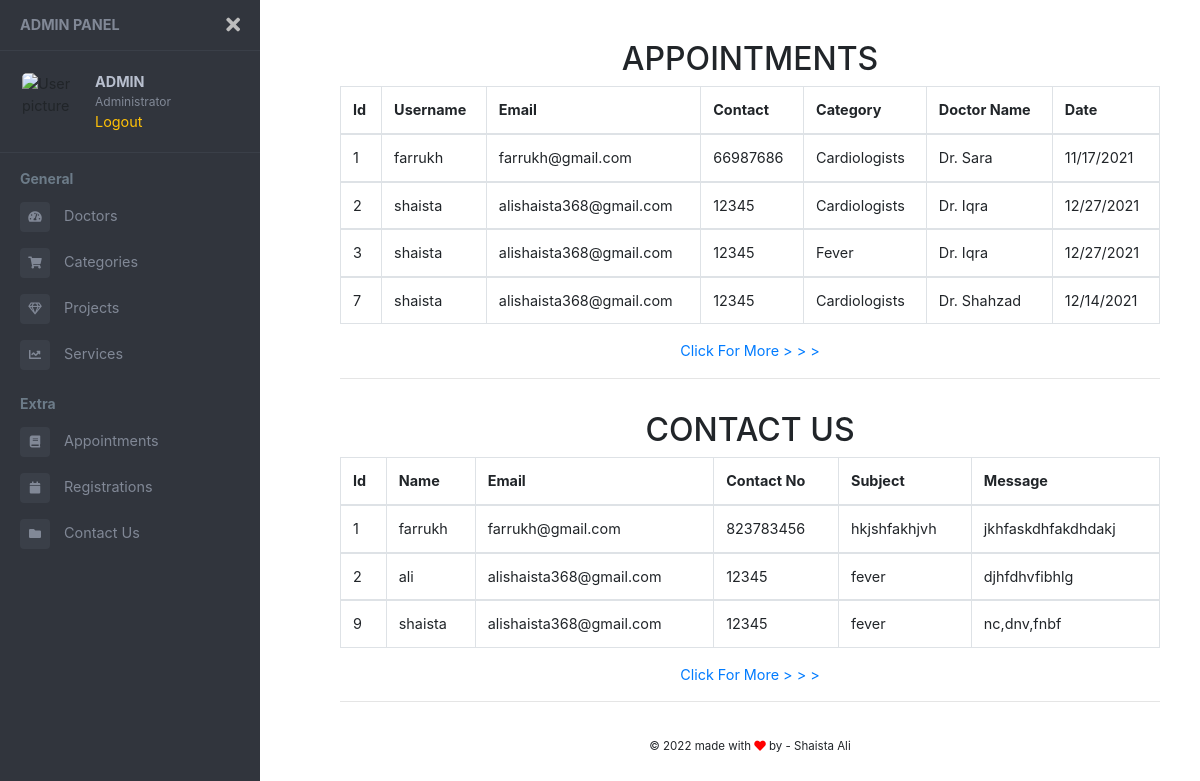
/admin/dashboard.php (signed in), run on the app's committed database.
### tables this page shows
CREATE TABLE `appointments` (
  `id` int(11) NOT NULL,
  `username` varchar(100) DEFAULT NULL,
  `email` varchar(100) DEFAULT NULL,
  `contact` varchar(100) DEFAULT NULL,
  `category_id` int(11) DEFAULT NULL,
  `doctor_id` int(11) DEFAULT NULL,
  `date` varchar(100) DEFAULT NULL
);

CREATE TABLE `categories` (
  `id` int(11) NOT NULL,
  `category` varchar(100) NOT NULL
);

CREATE TABLE `doctors` (
  `id` int(11) NOT NULL,
  `name` varchar(100) DEFAULT NULL,
  `image` varchar(100) NOT NULL,
  `category_id` int(11) DEFAULT NULL
);

CREATE TABLE `contact_us` (
  `id` int(11) NOT NULL,
  `name` varchar(100) NOT NULL,
  `email` varchar(100) NOT NULL,
  `phone_number` varchar(100) NOT NULL,
  `msg_subject` varchar(100) NOT NULL,
  `message` text NOT NULL
);

### admin/dashboard.php (the view, shortened to what this page needs)
<?php
  include "../connection.php";
?>
<!DOCTYPE html>
<html lang="en">
<head>
    <link rel="stylesheet" href="https://maxcdn.bootstrapcdn.com/bootstrap/4.0.0/css/bootstrap.min.css"
>
    <link href="https://use.fontawesome.com/releases/v5.0.6/css/all.css" rel="stylesheet">
    <link href="//maxcdn.bootstrapcdn.com/bootstrap/4.0.0/css/bootstrap.min.css" rel="stylesheet" id="bootstrap-css">
</head>
<body>
<div class="page-wrapper chiller-theme toggled">
  <nav id="sidebar" class="sidebar-wrapper">
    <div class="sidebar-content">
      <div class="sidebar-brand">
        <a href="#">Admin Panel</a>
        <div id="close-sidebar">
          <i class="fas fa-times"></i>
        </div>
      </div>
      <div class="sidebar-header">
        <div class="user-pic">
          <img class="img-responsive img-rounded" src="https://raw.githubusercontent.com/azouaoui-med/pro-sidebar-template/gh-pages/src/img/user.jpg"
            alt="User picture">
        </div>
        <div class="user-info">
          <span class="user-name">
            <strong class="text-uppercase"><?php echo $_SESSION['username'] ?></strong>
          </span>
          <span class="user-role">Administrator</span>
          <span>
            <a href="logout.php" class="text-warning">Logout</a>
          </span>
        </div>
      </div>
      <div class="sidebar-menu">
        <ul>
          <li class="header-menu">
            <span>General</span>
          </li>
          <li class="sidebar-dropdown">
            <a href="doctors.php">
              <i class="fa fa-tachometer-alt"></i>
              <span>Doctors</span>
            </a>
          </li>
          <li class="sidebar-dropdown">
            <a href="categories.php">
              <i class="fa fa-shopping-cart"></i>
              <span>Categories</span>
            </a>
          </li>
          <li class="sidebar-dropdown">
            <a href="projects.php">
              <i class="far fa-gem"></i>
              <span>Projects</span>
            </a>
          </li>
          <li class="sidebar-dropdown">
            <a href="services.php">
              <i class="fa fa-chart-line"></i>
              <span>Services</span>
            </a>
          </li>
          <li class="header-menu">
            <span>Extra</span>
          </li>
          <li>
            <a href="appointments.php">
              <i class="fa fa-book"></i>
              <span>Appointments</span>
            </a>
          </li>
          <li>
            <a href="registrations.php">
              <i class="fa fa-calendar"></i>
              <span>Registrations</span>
            </a>
          </li>
          <li>
            <a href="contact-us.php">
              <i class="fa fa-folder"></i>
              <span>Contact Us</span>
            </a>
          </li>
        </ul>
      </div>
    </div>
  </nav>
  <main class="page-content">
    <div class="container-fluid">
      <div class="row">
        <div class="form-group col-md-12">
          <h2 class="text-center text-uppercase">Appointments</h2>
          <table class="table table-bordered">
            <tr>
              <thead>
                <th>Id</th>
                <th>Username</th>
                <th>Email</th>
                <th>Contact</th>
                <th>Category</th>
                <th>Doctor Name</th>
                <th>Date</th>
              </thead>
            </tr>
            <?php
            $fetch = mysqli_query($con,"SELECT appointments.id, appointments.username, appointments.email, appointments.contact, categories.category, doctors.name, appointments.date FROM appointments INNER JOIN categories ON appointments.category_id = categories.id INNER JOIN doctors ON appointments.doctor_id = doctors.id;");
            while ($row = mysqli_fetch_array($fetch)) {
            ?>
            <tr>
              <tbody>
                <td><?php echo $row['id']; ?></td>
                <td><?php echo $row['username']; ?></td>
                <td><?php echo $row['email']; ?></td>
                <td><?php echo $row['contact']; ?></td>
                <td><?php echo $row['category']; ?></td>
                <td><?php echo $row['name']; ?></td>
                <td><?php echo $row['date']; ?></td>
              </tbody>
            </tr>
          <?php } ?>
          </table>
          <div class="text-center"><a href="">Click For More > > ></a></div>
          <hr>
        </div>
        <div class="form-group col-md-12">
          <h2 class="text-center text-uppercase">Contact Us</h2>
          <table class="table table-bordered">
            <tr>
              <thead>
                <th>Id</th>
                <th>Name</th>
                <th>Email</th>
                <th>Contact No</th>
                <th>Subject</th>
                <th>Message</th>
              </thead>
            </tr>
            <?php
            $fetch = mysqli_query($con,"SELECT * FROM contact_us LIMIT 3");
            while ($row = mysqli_fetch_array($fetch)) {
            ?>
            <tr>
              <tbody>
                <td><?php echo $row['id']; ?></td>
                <td><?php echo $row['name']; ?></td>
                <td><?php echo $row['email']; ?></td>
                <td><?php echo $row['phone_number']; ?></td>
                <td><?php echo $row['msg_subject']; ?></td>
                <td><?php echo $row['message']; ?></td>
              </tbody>
            </tr>
          <?php } ?>
          </table>
          <div class="text-center"><a href="">Click For More > > ></a></div>
          <hr>
        </div>
      </div>
      <footer class="text-center">
        <div class="mb-2">
          <small>
            © 2022 made with <i class="fa fa-heart" style="color:red"></i> by - <a target="_blank">
              Shaista Ali
            </a>
          </small>
        </div>
      </footer>
    </div>
  </main>
</div>
</body>
</html>

### admin/dashboard.php (style rules this page uses)
body { font-size: 0.9rem; }
.page-wrapper .sidebar-wrapper, .sidebar-wrapper .sidebar-brand > a, .sidebar-wrapper .sidebar-dropdown > a:after, .sidebar-wrapper .sidebar-menu .sidebar-dropdown .sidebar-submenu li a:before, .sidebar-wrapper ul li a i, .page-wrapper .page-content, .sidebar-wrapper .sidebar-search input.search-menu, .sidebar-wrapper .sidebar-search .input-group-text, .sidebar-wrapper .sidebar-menu ul li a, #show-sidebar, #close-sidebar { -webkit-transition: all 0.3s ease; -moz-transition: all 0.3s ease; -ms-transition: all 0.3s ease; -o-transition: all 0.3s ease; transition: all 0.3s ease; }
.page-wrapper { height: 100vh; }
.page-wrapper.toggled .sidebar-wrapper { left: 0px; }
@media screen and (min-width: 768px) { .page-wrapper.toggled .page-content { padding-left: 300px; } }
.sidebar-wrapper { width: 260px; height: 100%; max-height: 100%; position: fixed; top: 0; left: -300px; z-index: 999; }
.sidebar-wrapper ul { list-style-type: none; padding: 0; margin: 0; }
.sidebar-wrapper a { text-decoration: none; }
.sidebar-content { max-height: calc(100% - 30px); height: calc(100% - 30px); overflow-y: auto; position: relative; }
.sidebar-wrapper .sidebar-brand { padding: 10px 20px; display: flex; align-items: center; }
.sidebar-wrapper .sidebar-brand > a { text-transform: uppercase; font-weight: bold; flex-grow: 1; }
.sidebar-wrapper .sidebar-brand #close-sidebar { cursor: pointer; font-size: 20px; }
.sidebar-wrapper .sidebar-header { padding: 20px; overflow: hidden; }
.sidebar-wrapper .sidebar-header .user-pic { float: left; width: 60px; padding: 2px; border-radius: 12px; margin-right: 15px; overflow: hidden; }
.sidebar-wrapper .sidebar-header .user-pic img { object-fit: cover; height: 100%; width: 100%; }
.sidebar-wrapper .sidebar-header .user-info { float: left; }
.sidebar-wrapper .sidebar-header .user-info > span { display: block; }
.sidebar-wrapper .sidebar-header .user-info .user-role { font-size: 12px; }
.sidebar-wrapper .sidebar-menu { padding-bottom: 10px; }
.sidebar-wrapper .sidebar-menu .header-menu span { font-weight: bold; font-size: 14px; padding: 15px 20px 5px 20px; display: inline-block; }
.sidebar-wrapper .sidebar-menu ul li a { display: inline-block; width: 100%; text-decoration: none; position: relative; padding: 8px 30px 8px 20px; }
.sidebar-wrapper .sidebar-menu ul li a i { margin-right: 10px; font-size: 12px; width: 30px; height: 30px; line-height: 30px; text-align: center; border-radius: 4px; }
.page-wrapper .page-content { display: inline-block; width: 100%; padding-left: 0px; padding-top: 20px; }
.page-wrapper .page-content > div { padding: 20px 40px; }
.page-wrapper .page-content { overflow-x: hidden; }
.chiller-theme .sidebar-wrapper { background: #31353D; }
.chiller-theme .sidebar-wrapper .sidebar-header, .chiller-theme .sidebar-wrapper .sidebar-search, .chiller-theme .sidebar-wrapper .sidebar-menu { border-top: 1px solid #3a3f48; }
.chiller-theme .sidebar-wrapper .sidebar-header .user-info .user-role, .chiller-theme .sidebar-wrapper .sidebar-header .user-info .user-status, .chiller-theme .sidebar-wrapper .sidebar-search input.search-menu, .chiller-theme .sidebar-wrapper .sidebar-search .input-group-text, .chiller-theme .sidebar-wrapper .sidebar-brand>a, .chiller-theme .sidebar-wrapper .sidebar-menu ul li a, .chiller-theme .sidebar-footer>a { color: #818896; }
.chiller-theme .sidebar-wrapper .sidebar-menu ul li:hover>a, .chiller-theme .sidebar-wrapper .sidebar-menu .sidebar-dropdown.active>a, .chiller-theme .sidebar-wrapper .sidebar-header .user-info, .chiller-theme .sidebar-wrapper .sidebar-brand>a:hover, .chiller-theme .sidebar-footer>a:hover i { color: #b8bfce; }
.page-wrapper.chiller-theme.toggled #close-sidebar { color: #bdbdbd; }
.chiller-theme .sidebar-wrapper .sidebar-menu ul li a i, .chiller-theme .sidebar-wrapper .sidebar-menu .sidebar-dropdown div, .chiller-theme .sidebar-wrapper .sidebar-search input.search-menu, .chiller-theme .sidebar-wrapper .sidebar-search .input-group-text { background: #3a3f48; }
.chiller-theme .sidebar-wrapper .sidebar-menu .header-menu span { color: #6c7b88; }

### data on the page
appointments: id "1", username "farrukh", email "farrukh@gmail.com", contact "66987686", category.category "Cardiologists", doctor.name "Dr. Sara", date "11/17/2021"
appointments: id "2", username "shaista", email "alishaista368@gmail.com", contact "12345", category.category "Cardiologists", doctor.name "Dr. Iqra", date "12/27/2021"
appointments: id "3", username "shaista", email "alishaista368@gmail.com", contact "12345", category.category "Fever", doctor.name "Dr. Iqra", date "12/27/2021"
appointments: id "7", username "shaista", email "alishaista368@gmail.com", contact "12345", category.category "Cardiologists", doctor.name "Dr. Shahzad", date "12/14/2021"
contact_us: id "1", name "farrukh", email "farrukh@gmail.com", phone_number "823783456", msg_subject "hkjshfakhjvh", message "jkhfaskdhfakdhdakj"
contact_us: id "2", name "ali", email "alishaista368@gmail.com", phone_number "12345", msg_subject "fever", message "djhfdhvfibhlg"
contact_us: id "9", name "shaista", email "alishaista368@gmail.com", phone_number "12345", msg_subject "fever", message "nc,dnv,fnbf"

### other printed values
$_SESSION['username'] "ADMIN"
